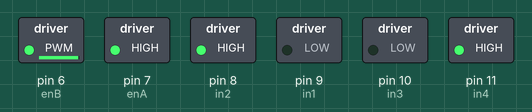
Simulated run of this sketch. Board: Arduino Uno, built with avr-gcc and run on an emulated ATmega328P. On the bench: switched loads named in the sketch (green lamp = pin HIGH).

Above: at 0.05 s.
At 1.15 s:
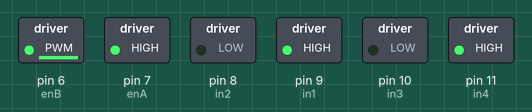
Timing chart, 0 to 3.0 s (numbered marks = the images above):
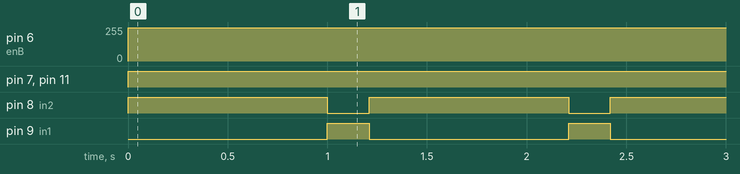

Measured:
- by itself, pin 6 (enB): 0/255 → 250/255 at 0.00 s
- by itself, pin 7 (enA), pin 11 (in4): LOW → HIGH at 0.00 s
- by itself, pin 8 (in2): alternates HIGH for 1.0 s and LOW for 0.21 s
- by itself, pin 9 (in1): alternates HIGH for 0.21 s and LOW for 1.0 s

The sketch:

lab10_3.ino
```cpp
//7-12
//enA & enB PMW
int enA = 7;
int in1 = 9;
int in2 = 8;
int in3 = 10;
int in4 = 11;
int enB = 6;

void setup() {
  // set all the motor control pins to outputs
  pinMode(enA, OUTPUT);
  pinMode(in1, OUTPUT);
  pinMode(in2, OUTPUT);
  pinMode(in3, OUTPUT);
  pinMode(in4, OUTPUT);
  pinMode(enB, OUTPUT);
}

void loop() {
  forward();
  delay(1000);
  right();
  delay(210);
}

void forward()
{
  analogWrite(enA, 130);
  analogWrite(enB, 250);

  digitalWrite(in1, LOW);
  digitalWrite(in2, HIGH);
  digitalWrite(in3, LOW);
  digitalWrite(in4, HIGH);
  // delay(1000);
  // speed control

//  digitalWrite(in1, LOW);
//  digitalWrite(in2, LOW);
//  digitalWrite(in3, LOW);
//  digitalWrite(in4, LOW);
//  delay(2000);
}

void right()
{
  analogWrite(enA, 130);
  analogWrite(enB, 250);

  digitalWrite(in1, HIGH);
  digitalWrite(in2, LOW);
  digitalWrite(in3, LOW);
  digitalWrite(in4, HIGH);
}
```
